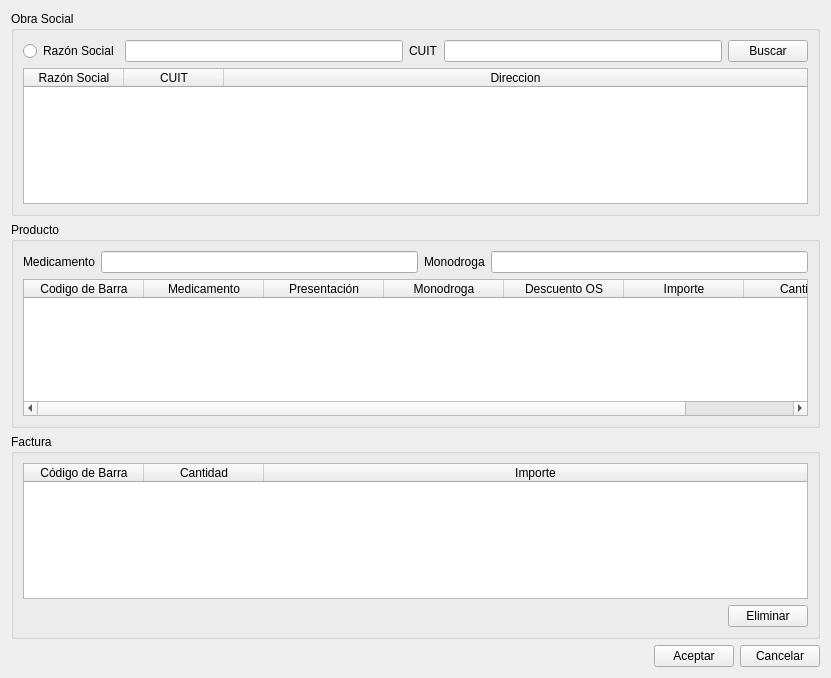
<?xml version="1.0" encoding="UTF-8"?>
<ui version="4.0">
 <class>vtnVentaContado</class>
 <widget class="QWidget" name="vtnVentaContado">
  <property name="geometry">
   <rect>
    <x>0</x>
    <y>0</y>
    <width>831</width>
    <height>678</height>
   </rect>
  </property>
  <property name="windowTitle">
   <string>Venta Contado</string>
  </property>
  <layout class="QVBoxLayout" name="verticalLayout">
   <item>
    <widget class="QGroupBox" name="gbObraSocial">
     <property name="title">
      <string>Obra Social</string>
     </property>
     <layout class="QVBoxLayout" name="verticalLayout_2">
      <item>
       <layout class="QHBoxLayout" name="horizontalLayout_3">
        <item>
         <widget class="QRadioButton" name="rbtnObra">
          <property name="text">
           <string>Razón Social</string>
          </property>
          <property name="checked">
           <bool>false</bool>
          </property>
         </widget>
        </item>
        <item>
         <widget class="QLineEdit" name="lineObra"/>
        </item>
        <item>
         <widget class="QLabel" name="label_2">
          <property name="text">
           <string>CUIT</string>
          </property>
         </widget>
        </item>
        <item>
         <widget class="QLineEdit" name="lineCuit"/>
        </item>
        <item>
         <widget class="QPushButton" name="btnBuscar">
          <property name="text">
           <string>Buscar</string>
          </property>
         </widget>
        </item>
       </layout>
      </item>
      <item>
       <widget class="QTableWidget" name="tableObra">
        <property name="editTriggers">
         <set>QAbstractItemView::NoEditTriggers</set>
        </property>
        <property name="selectionMode">
         <enum>QAbstractItemView::SingleSelection</enum>
        </property>
        <property name="selectionBehavior">
         <enum>QAbstractItemView::SelectRows</enum>
        </property>
        <attribute name="horizontalHeaderStretchLastSection">
         <bool>true</bool>
        </attribute>
        <column>
         <property name="text">
          <string>Razón Social</string>
         </property>
        </column>
        <column>
         <property name="text">
          <string>CUIT</string>
         </property>
        </column>
        <column>
         <property name="text">
          <string>Direccion</string>
         </property>
        </column>
       </widget>
      </item>
     </layout>
    </widget>
   </item>
   <item>
    <widget class="QGroupBox" name="gbProducto">
     <property name="title">
      <string>Producto</string>
     </property>
     <layout class="QVBoxLayout" name="verticalLayout_3">
      <item>
       <layout class="QHBoxLayout" name="horizontalLayout">
        <item>
         <widget class="QLabel" name="label">
          <property name="text">
           <string>Medicamento</string>
          </property>
         </widget>
        </item>
        <item>
         <widget class="QLineEdit" name="lineMedicamento">
          <property name="statusTip">
           <string>Ingrese nombre del medicamento (solo letras y números)</string>
          </property>
          <property name="accessibleDescription">
           <string>fmedicamento</string>
          </property>
         </widget>
        </item>
        <item>
         <widget class="QLabel" name="label_3">
          <property name="text">
           <string>Monodroga</string>
          </property>
         </widget>
        </item>
        <item>
         <widget class="QLineEdit" name="lineMonodroga">
          <property name="statusTip">
           <string>Ingrese nombre de la monodroga</string>
          </property>
          <property name="accessibleDescription">
           <string>fmonodroga</string>
          </property>
         </widget>
        </item>
       </layout>
      </item>
      <item>
       <layout class="QGridLayout" name="gridLayout_3">
        <property name="horizontalSpacing">
         <number>2</number>
        </property>
        <item row="0" column="0" colspan="2">
         <widget class="QTableWidget" name="tableProductos">
          <property name="editTriggers">
           <set>QAbstractItemView::NoEditTriggers</set>
          </property>
          <property name="selectionMode">
           <enum>QAbstractItemView::SingleSelection</enum>
          </property>
          <property name="selectionBehavior">
           <enum>QAbstractItemView::SelectRows</enum>
          </property>
          <attribute name="horizontalHeaderDefaultSectionSize">
           <number>120</number>
          </attribute>
          <attribute name="horizontalHeaderStretchLastSection">
           <bool>true</bool>
          </attribute>
          <column>
           <property name="text">
            <string>Codigo de Barra</string>
           </property>
          </column>
          <column>
           <property name="text">
            <string>Medicamento</string>
           </property>
          </column>
          <column>
           <property name="text">
            <string>Presentación</string>
           </property>
          </column>
          <column>
           <property name="text">
            <string>Monodroga</string>
           </property>
          </column>
          <column>
           <property name="text">
            <string>Descuento OS</string>
           </property>
          </column>
          <column>
           <property name="text">
            <string>Importe</string>
           </property>
          </column>
          <column>
           <property name="text">
            <string>Cantidad</string>
           </property>
          </column>
         </widget>
        </item>
       </layout>
      </item>
     </layout>
    </widget>
   </item>
   <item>
    <widget class="QGroupBox" name="gbFactura">
     <property name="title">
      <string>Factura</string>
     </property>
     <layout class="QVBoxLayout" name="verticalLayout_6">
      <item>
       <layout class="QGridLayout" name="gridLayout_6">
        <item row="0" column="0" colspan="2">
         <widget class="QTableWidget" name="tableFactura">
          <property name="editTriggers">
           <set>QAbstractItemView::NoEditTriggers</set>
          </property>
          <property name="selectionMode">
           <enum>QAbstractItemView::SingleSelection</enum>
          </property>
          <property name="selectionBehavior">
           <enum>QAbstractItemView::SelectRows</enum>
          </property>
          <attribute name="horizontalHeaderDefaultSectionSize">
           <number>120</number>
          </attribute>
          <attribute name="horizontalHeaderMinimumSectionSize">
           <number>80</number>
          </attribute>
          <attribute name="horizontalHeaderShowSortIndicator" stdset="0">
           <bool>false</bool>
          </attribute>
          <attribute name="horizontalHeaderStretchLastSection">
           <bool>true</bool>
          </attribute>
          <attribute name="verticalHeaderCascadingSectionResizes">
           <bool>false</bool>
          </attribute>
          <attribute name="verticalHeaderShowSortIndicator" stdset="0">
           <bool>false</bool>
          </attribute>
          <attribute name="verticalHeaderStretchLastSection">
           <bool>false</bool>
          </attribute>
          <column>
           <property name="text">
            <string>Código de Barra</string>
           </property>
          </column>
          <column>
           <property name="text">
            <string>Cantidad</string>
           </property>
          </column>
          <column>
           <property name="text">
            <string>Importe</string>
           </property>
          </column>
         </widget>
        </item>
        <item row="1" column="0">
         <spacer name="horizontalSpacer_2">
          <property name="orientation">
           <enum>Qt::Horizontal</enum>
          </property>
          <property name="sizeHint" stdset="0">
           <size>
            <width>40</width>
            <height>20</height>
           </size>
          </property>
         </spacer>
        </item>
        <item row="1" column="1">
         <widget class="QPushButton" name="btnEliminar">
          <property name="text">
           <string>Eliminar</string>
          </property>
         </widget>
        </item>
       </layout>
      </item>
     </layout>
    </widget>
   </item>
   <item>
    <layout class="QHBoxLayout" name="horizontalLayout_2">
     <item>
      <spacer name="horizontalSpacer">
       <property name="orientation">
        <enum>Qt::Horizontal</enum>
       </property>
       <property name="sizeHint" stdset="0">
        <size>
         <width>40</width>
         <height>20</height>
        </size>
       </property>
      </spacer>
     </item>
     <item>
      <widget class="QPushButton" name="btnAceptar">
       <property name="text">
        <string>Aceptar</string>
       </property>
      </widget>
     </item>
     <item>
      <widget class="QPushButton" name="btnCancelar">
       <property name="text">
        <string>Cancelar</string>
       </property>
      </widget>
     </item>
    </layout>
   </item>
  </layout>
 </widget>
 <tabstops>
  <tabstop>rbtnObra</tabstop>
  <tabstop>lineObra</tabstop>
  <tabstop>lineCuit</tabstop>
  <tabstop>btnBuscar</tabstop>
  <tabstop>tableObra</tabstop>
  <tabstop>lineMedicamento</tabstop>
  <tabstop>lineMonodroga</tabstop>
  <tabstop>tableProductos</tabstop>
  <tabstop>tableFactura</tabstop>
  <tabstop>btnEliminar</tabstop>
  <tabstop>btnAceptar</tabstop>
  <tabstop>btnCancelar</tabstop>
 </tabstops>
 <resources/>
 <connections/>
</ui>
